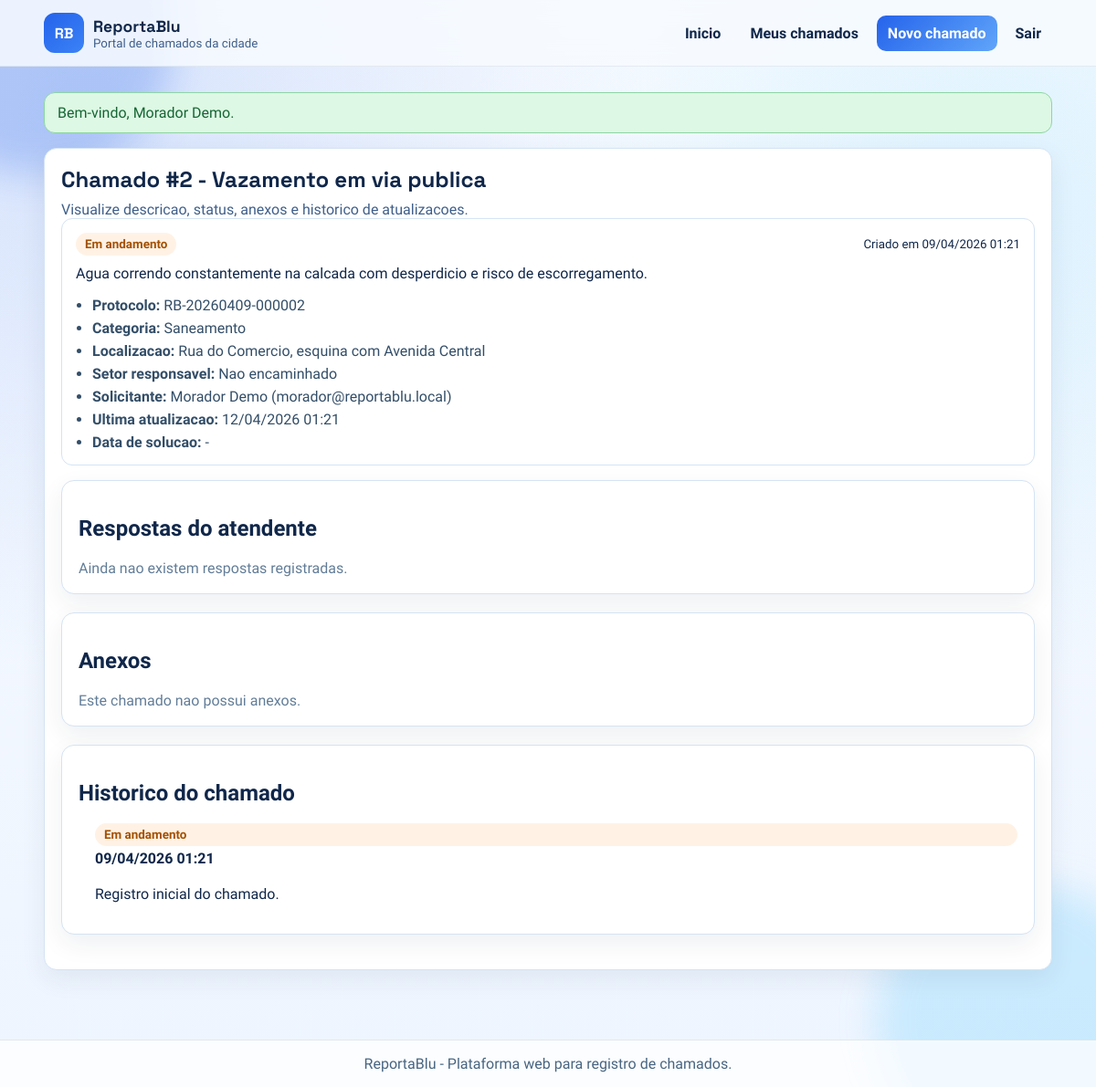
Page /ticket_detail.php?id=2 (signed in) on the committed database.
### tables this page shows
CREATE TABLE IF NOT EXISTS tickets (
    id INT UNSIGNED AUTO_INCREMENT PRIMARY KEY,
    user_id INT UNSIGNED NOT NULL,
    category_id INT UNSIGNED NOT NULL,
    titulo VARCHAR(180) NOT NULL,
    descricao TEXT NOT NULL,
    localizacao VARCHAR(255) NOT NULL,
    status ENUM('aberto', 'em_andamento', 'solucionado', 'fechado') NOT NULL DEFAULT 'aberto',
    created_at TIMESTAMP NOT NULL DEFAULT CURRENT_TIMESTAMP,
    updated_at TIMESTAMP NOT NULL DEFAULT CURRENT_TIMESTAMP ON UPDATE CURRENT_TIMESTAMP,
    resolved_at DATETIME NULL,
    CONSTRAINT fk_tickets_user FOREIGN KEY (user_id) REFERENCES users(id) ON DELETE CASCADE,
    CONSTRAINT fk_tickets_category FOREIGN KEY (category_id) REFERENCES categories(id) ON DELETE RESTRICT,
    INDEX idx_tickets_status (status),
    INDEX idx_tickets_created_at (created_at)
);

CREATE TABLE IF NOT EXISTS ticket_protocols (
    id INT UNSIGNED AUTO_INCREMENT PRIMARY KEY,
    ticket_id INT UNSIGNED NOT NULL,
    protocol_code VARCHAR(40) NOT NULL UNIQUE,
    created_at TIMESTAMP NOT NULL DEFAULT CURRENT_TIMESTAMP,
    CONSTRAINT fk_ticket_protocols_ticket FOREIGN KEY (ticket_id) REFERENCES tickets(id) ON DELETE CASCADE,
    UNIQUE KEY uq_ticket_protocols_ticket (ticket_id)
);

CREATE TABLE IF NOT EXISTS categories (
    id INT UNSIGNED AUTO_INCREMENT PRIMARY KEY,
    nome VARCHAR(100) NOT NULL UNIQUE,
    created_at TIMESTAMP NOT NULL DEFAULT CURRENT_TIMESTAMP
);

CREATE TABLE IF NOT EXISTS users (
    id INT UNSIGNED AUTO_INCREMENT PRIMARY KEY,
    nome VARCHAR(120) NOT NULL,
    email VARCHAR(160) NOT NULL UNIQUE,
    password_hash VARCHAR(255) NOT NULL,
    role ENUM('morador', 'admin') NOT NULL DEFAULT 'morador',
    created_at TIMESTAMP NOT NULL DEFAULT CURRENT_TIMESTAMP
);

CREATE TABLE IF NOT EXISTS ticket_status_history (
    id INT UNSIGNED AUTO_INCREMENT PRIMARY KEY,
    ticket_id INT UNSIGNED NOT NULL,
    status ENUM('aberto', 'em_andamento', 'solucionado', 'fechado') NOT NULL,
    note VARCHAR(255) NULL,
    created_at TIMESTAMP NOT NULL DEFAULT CURRENT_TIMESTAMP,
    CONSTRAINT fk_ticket_status_history_ticket FOREIGN KEY (ticket_id) REFERENCES tickets(id) ON DELETE CASCADE,
    INDEX idx_ticket_status_history_ticket (ticket_id),
    INDEX idx_ticket_status_history_created (created_at)
);

### includes/config.php (called while the page is built, shortened)
<?php
spl_autoload_register(static function (string $className): void {
    $prefix = 'ReportaBlu\\';
    $relativeClass = substr($className, strlen($prefix));
    $filePath = __DIR__ . '/src/' . str_replace('\\', '/', $relativeClass) . '.php';
});
function env(string $key, ?string $default = null): ?string
{
    $value = $_ENV[$key] ?? $_SERVER[$key] ?? getenv($key);
    if ($value === false || $value === null || $value === '') {
        return $default;
    }
    return (string) $value;
}
function db(): PDO
{
    static $pdo = null;
    $host = env('DB_HOST', '127.0.0.1');
    $port = env('DB_PORT', '3306');
    $dbName = env('DB_NAME', 'reportablu');
    $charset = env('DB_CHARSET', 'utf8mb4');
    $user = env('DB_USER', 'root');
    $pass = env('DB_PASS', '');
    $dsn = 'mysql:host=' . $host . ';port=' . $port . ';dbname=' . $dbName . ';charset=' . $charset;
    $options = [
        PDO::ATTR_ERRMODE => PDO::ERRMODE_EXCEPTION,
        PDO::ATTR_DEFAULT_FETCH_MODE => PDO::FETCH_ASSOC,
        PDO::ATTR_EMULATE_PREPARES => false,
    ];
    try {
        $pdo = new PDO($dsn, (string) $user, (string) $pass, $options);
    } catch (PDOException $exception) {
        http_response_code(500);
        exit('Erro ao conectar ao banco de dados. Verifique o arquivo .env e o SQL. Detalhe: ' . $exception->getMessage());
    }
    return $pdo;
}

### includes/src/Application/AppFactory.php (called while the page is built, shortened)
<?php
final class AppFactory
{
    public static function ticketFacade(PDO $pdo, string $projectRoot): TicketFacade
    {
        $categoryRepository = new PdoCategoryRepository($pdo);
        $ticketRepository = new PdoTicketRepository($pdo);
        $ticketHistoryRepository = new PdoTicketHistoryRepository($pdo);
        $ticketFileRepository = new PdoTicketFileRepository($pdo);
        $ticketProtocolRepository = new PdoTicketProtocolRepository($pdo);
        $ticketAssignmentRepository = new PdoTicketAssignmentRepository($pdo);
        $ticketResponseRepository = new PdoTicketResponseRepository($pdo);
        $transactionManager = new PdoTransactionManager($pdo);
        $validationStrategy = new DefaultUploadValidationStrategy();
        $attachmentStorage = new LocalAttachmentStorage(
            $projectRoot . '/uploads',
            'uploads/',
            $validationStrategy
        );
        $attachmentService = new AttachmentService($attachmentStorage);
        $creationService = new TicketCreationService(
            $categoryRepository,
            $ticketRepository,
            $ticketHistoryRepository,
            $ticketFileRepository,
            $ticketProtocolRepository,
            $transactionManager,
            $attachmentService,
            new TicketProtocolGenerator()
        );
        $queryService = new TicketQueryService(
            $categoryRepository,
            $ticketRepository,
            $ticketFileRepository,
            $ticketHistoryRepository,
            $ticketAssignmentRepository,
            $ticketResponseRepository
        );
        $workflowService = new TicketWorkflowService(
            $ticketRepository,
            $ticketHistoryRepository,
            $ticketAssignmentRepository,
            $ticketResponseRepository,
            $transactionManager
        );
        return new TicketFacade(
            $creationService,
            $queryService,
            $workflowService
        );
    }
}

### includes/auth.php (called while the page is built, shortened)
<?php
require_once __DIR__ . '/config.php';
function isLoggedIn(): bool
{
    return isset($_SESSION['user']) && is_array($_SESSION['user']);
}
function currentUserId(): ?int
{
    return (int) $_SESSION['user']['id'];
}
function currentUserRole(): string
{
    return (string) ($_SESSION['user']['role'] ?? 'morador');
}
function isAdmin(): bool
{
    return currentUserRole() === 'admin';
}

### includes/src/Infrastructure/Repository/BasePdoRepository.php (called while the page is built, shortened)
<?php
abstract class BasePdoRepository
{
    protected function tableExists(string $tableName): bool
    {
        $cacheKey = spl_object_id($this->pdo) . ':' . $tableName;
        $exists = false;
        try {
            $statement = $this->pdo->prepare(
                'SELECT 1
                 FROM information_schema.tables
                 WHERE table_schema = DATABASE() AND table_name = :table_name
                 LIMIT 1'
            );
            $statement->execute(['table_name' => $tableName]);
            $exists = $statement->fetchColumn() !== false;
        } catch (Throwable $exception) {
            $exists = false;
        }
        return $exists;
    }
}

### includes/src/Infrastructure/Repository/PdoTicketRepository.php (called while the page is built, shortened)
<?php
final class PdoTicketRepository extends BasePdoRepository implements TicketReadRepositoryInterface, TicketWriteRepositoryInterface
{
    public function fetchById(int $ticketId, ?int $viewerUserId, bool $isAdmin): ?array
    {
        $hasProtocolTable = $this->tableExists('ticket_protocols');
        $protocolSelect = $hasProtocolTable
            ? 'tp.protocol_code,
                tp.created_at AS protocol_created_at'
            : 'NULL AS protocol_code,
                NULL AS protocol_created_at';
        $protocolJoin = $hasProtocolTable ? 'LEFT JOIN ticket_protocols tp ON tp.ticket_id = t.id' : '';
        $sql = "SELECT
                    t.id,
                    t.user_id,
                    t.titulo,
                    t.descricao,
                    t.localizacao,
                    t.status,
                    t.created_at,
                    t.updated_at,
                    t.resolved_at,
                    c.id AS category_id,
                    c.nome AS categoria,
                    u.nome AS solicitante,
                    u.email AS solicitante_email,
                    {$protocolSelect}
                FROM tickets t
                INNER JOIN categories c ON c.id = t.category_id
                INNER JOIN users u ON u.id = t.user_id
                {$protocolJoin}
                WHERE t.id = :id";
        $params = ['id' => $ticketId];
        if (!$isAdmin) {
            $sql .= ' AND t.user_id = :user_id';
            $params['user_id'] = (int) $viewerUserId;
        }
        $statement = $this->pdo->prepare($sql);
        $statement->execute($params);
        $ticket = $statement->fetch();
        return $ticket !== false ? $ticket : null;
    }
}

### includes/src/Application/TicketQueryService.php (called while the page is built, shortened)
<?php
final class TicketQueryService
{
    public function ticketDetail(int $ticketId, ?int $viewerUserId, bool $isAdmin): ?array
    {
        $ticket = $this->ticketReadRepository->fetchById($ticketId, $viewerUserId, $isAdmin);
        return [
            'ticket' => $ticket,
            'files' => $this->ticketFileRepository->listByTicket($ticketId),
            'history' => $this->ticketHistoryRepository->listByTicket($ticketId),
            'assignment' => $this->ticketAssignmentRepository->latestByTicket($ticketId),
            'responses' => $this->ticketResponseRepository->listByTicket($ticketId),
        ];
    }
}

### includes/src/Application/TicketFacade.php (called while the page is built, shortened)
<?php
final class TicketFacade
{
    public function ticketDetail(int $ticketId, ?int $viewerUserId, bool $isAdmin): ?array
    {
        return $this->ticketQueryService->ticketDetail($ticketId, $viewerUserId, $isAdmin);
    }
}

### includes/src/Infrastructure/Repository/PdoTicketFileRepository.php (called while the page is built, shortened)
<?php
final class PdoTicketFileRepository extends BasePdoRepository implements TicketFileRepositoryInterface
{
    public function listByTicket(int $ticketId): array
    {
        $statement = $this->pdo->prepare(
            'SELECT id, original_name, file_path, mime_type, file_size, uploaded_at
             FROM ticket_files
             WHERE ticket_id = :ticket_id
             ORDER BY uploaded_at DESC'
        );
        $statement->execute(['ticket_id' => $ticketId]);
        return $statement->fetchAll() ?: [];
    }
}

### includes/src/Infrastructure/Repository/PdoTicketHistoryRepository.php (called while the page is built, shortened)
<?php
final class PdoTicketHistoryRepository extends BasePdoRepository implements TicketHistoryRepositoryInterface
{
    public function listByTicket(int $ticketId): array
    {
        $statement = $this->pdo->prepare(
            'SELECT status, note, created_at
             FROM ticket_status_history
             WHERE ticket_id = :ticket_id
             ORDER BY created_at DESC'
        );
        $statement->execute(['ticket_id' => $ticketId]);
        return $statement->fetchAll() ?: [];
    }
}

### ticket_detail.php (the view, shortened to what this page needs)
<?php
require_once __DIR__ . '/includes/layout.php';
$ticketFacade = \ReportaBlu\Application\AppFactory::ticketFacade(db(), __DIR__);
$ticketId = (int) ($_GET['id'] ?? 0);
$detailData = $ticketFacade->ticketDetail($ticketId, currentUserId(), isAdmin());
$ticket = $detailData['ticket'];
$files = $detailData['files'];
$historyItems = $detailData['history'];
$assignment = $detailData['assignment'];
$responses = $detailData['responses'];
?>
<section class="panel">
    <div class="section-head">
        <h1>Chamado #<?= (int) $ticket['id'] ?> - <?= h((string) $ticket['titulo']) ?></h1>
        <p>Visualize descricao, status, anexos e historico de atualizacoes.</p>
    </div>
    <div class="ticket-card detail-card">
        <div class="card-top">
            <span class="status-badge <?= h(statusClass((string) $ticket['status'])) ?>">
                <?= h(statusLabel((string) $ticket['status'])) ?>
            </span>
            <small>Criado em <?= formatDateTime((string) $ticket['created_at']) ?></small>
        </div>
        <p><?= nl2br(h((string) $ticket['descricao'])) ?></p>
        <ul class="meta-list">
            <li><strong>Protocolo:</strong> <?= h((string) ($ticket['protocol_code'] ?? '-')) ?></li>
            <li><strong>Categoria:</strong> <?= h((string) $ticket['categoria']) ?></li>
            <li><strong>Localizacao:</strong> <?= h((string) $ticket['localizacao']) ?></li>
            <li><strong>Setor responsavel:</strong> <?= $assignment ? h(departmentLabel((string) $assignment['department'])) : 'Nao encaminhado' ?></li>
            <li><strong>Solicitante:</strong> <?= h((string) $ticket['solicitante']) ?> (<?= h((string) $ticket['solicitante_email']) ?>)</li>
            <li><strong>Ultima atualizacao:</strong> <?= formatDateTime((string) $ticket['updated_at']) ?></li>
            <li><strong>Data de solucao:</strong> <?= formatDateTime((string) $ticket['resolved_at']) ?></li>
        </ul>
    </div>
    <section class="panel">
        <h2>Respostas do atendente</h2>
        <?php if (count($responses) === 0): ?>
            <p class="empty-state">Ainda nao existem respostas registradas.</p>
        <?php endif; ?>
    </section>
    <section class="panel">
        <h2>Anexos</h2>
        <?php if (count($files) === 0): ?>
            <p class="empty-state">Este chamado nao possui anexos.</p>
        <?php endif; ?>
    </section>
    <section class="panel">
        <h2>Historico do chamado</h2>
        <?php if (count($historyItems) > 0): ?>
            <ul class="history-list">
                <?php foreach ($historyItems as $historyItem): ?>
                    <li>
                        <span class="status-badge <?= h(statusClass((string) $historyItem['status'])) ?>">
                            <?= h(statusLabel((string) $historyItem['status'])) ?>
                        </span>
                        <strong><?= formatDateTime((string) $historyItem['created_at']) ?></strong>
                        <p><?= h((string) $historyItem['note']) ?></p>
                    </li>
                <?php endforeach; ?>
            </ul>
        <?php endif; ?>
    </section>
</section>

### assets/css/styles.css (style rules this page uses)
:root { --ink: #10274a; --muted: #3f5f8a; --paper: #f5f9ff; --panel: #ffffff; --line: #d4e3f4; --brand: #2563eb; --brand-dark: #1d4ed8; --accent: #38bdf8; --danger: #b00020; --danger-soft: #ffe3ea; --info: #1e40af; --info-soft: #e3edff; --success: #166534; --success-soft: #ddf8e4; --shadow: 0 16px 35px rgba(30, 64, 175, 0.16); --radius: 14px; }
* { box-sizing: border-box; }
body { margin: 0; min-height: 100vh; display: flex; flex-direction: column; background: radial-gradient(circle at 8% 10%, rgba(37, 99, 235, 0.16), transparent 40%), radial-gradient(circle at 90% 20%, rgba(56, 189, 248, 0.14), transparent 35%), linear-gradient(180deg, #f8fbff 0%, #eef5ff 100%); color: var(--ink); font-family: 'Source Sans 3', Tahoma, sans-serif; position: relative; }
.main-content > * { animation: rise 0.5s ease both; }
.main-content > *:nth-child(2) { animation-delay: 0.07s; }
.section-head h1, .section-head h2 { margin: 0; font-family: 'Space Grotesk', sans-serif; }
.section-head p { margin: 8px 0 0; color: var(--muted); }
.panel { background: var(--panel); border: 1px solid var(--line); border-radius: var(--radius); box-shadow: 0 10px 28px rgba(16, 42, 67, 0.07); padding: 18px; margin-bottom: 20px; }
.ticket-card { background: #fff; border: 1px solid var(--line); border-radius: 12px; padding: 15px; }
.detail-card { margin-bottom: 16px; }
.card-top { display: flex; align-items: center; justify-content: space-between; gap: 8px; margin-bottom: 10px; }
.ticket-card p { margin-top: 0; }
.status-badge { display: inline-block; border-radius: 999px; padding: 5px 10px; font-size: 0.84rem; font-weight: 700; }
.status-em-andamento { background: #fff2e5; color: #a45100; }
.meta-list { margin: 0; padding-left: 18px; color: #334e68; display: grid; gap: 6px; }
.attachments-list, .history-list { margin: 0; padding-left: 18px; display: grid; gap: 10px; }
.attachments-list li, .history-list li { display: grid; gap: 4px; }
.empty-state { color: #627d98; margin: 0; }

### rows in the picture
tickets: id "2", titulo "Vazamento em via publica", status "Em andamento", created_at "09/04/2026 01:21", descricao "Agua correndo constantemente na calcada com desperdicio e risco de escorregamento.", ticket_protocols.protocol_code "RB-20260409-000002", category.nome "Saneamento", localizacao "Rua do Comercio, esquina com Avenida Central", user.nome "Morador Demo", user.email "morador@reportablu.local", updated_at "12/04/2026 01:21", resolved_at "-"
ticket_status_history: status "Em andamento", created_at "09/04/2026 01:21", note "Registro inicial do chamado."

### other values in the picture
$appName "ReportaBlu"
$flash['message'] "Bem-vindo, Morador Demo."
